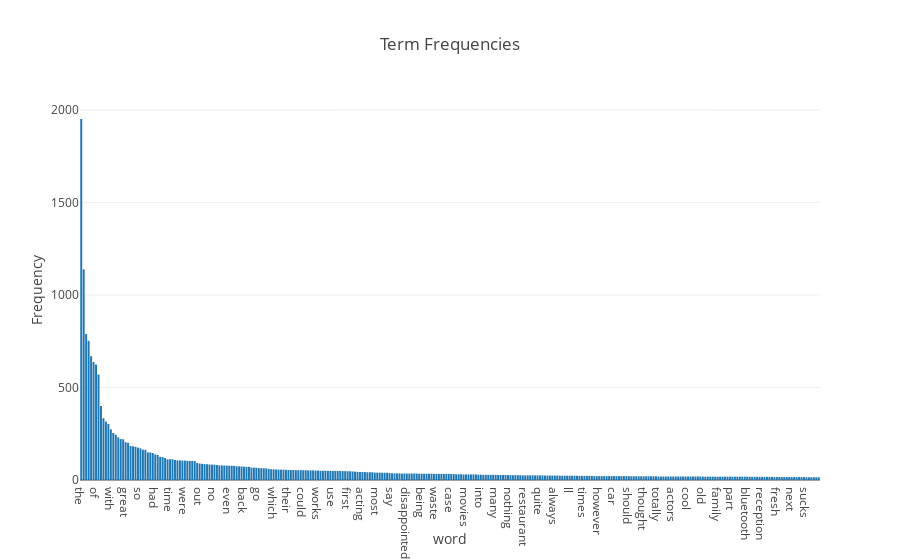

The code cell stored with this chart in its notebook:
### Code cell
words_idx = np.argsort(np.sum(X_tf, axis=0).tolist()[0])[::-1][:300]
iplot(plot_word_frequency([np.array(tf_vectorizer.get_feature_names())[words_idx], 
                                         term_frequencies[words_idx]], 
                                        'Term Frequencies'))

### Figure 1 — Plotly figure (JSON) as saved in the notebook; plotly's stock layout.template omitted (floating-point values rounded to 4 significant figures; data arrays with more than 128 entries replaced by an {"elided": "..."} marker saying what was removed)
{"data": [{"type": "bar", "uid": "9c2dd64e-d772-11e8-abf9-8c859019dcd2", "x": {"elided": "300 str values"}, "y": {"elided": "300 int values"}}], "layout": {"title": "Term Frequencies", "xaxis": {"title": "word"}, "yaxis": {"title": "Frequency"}}}
